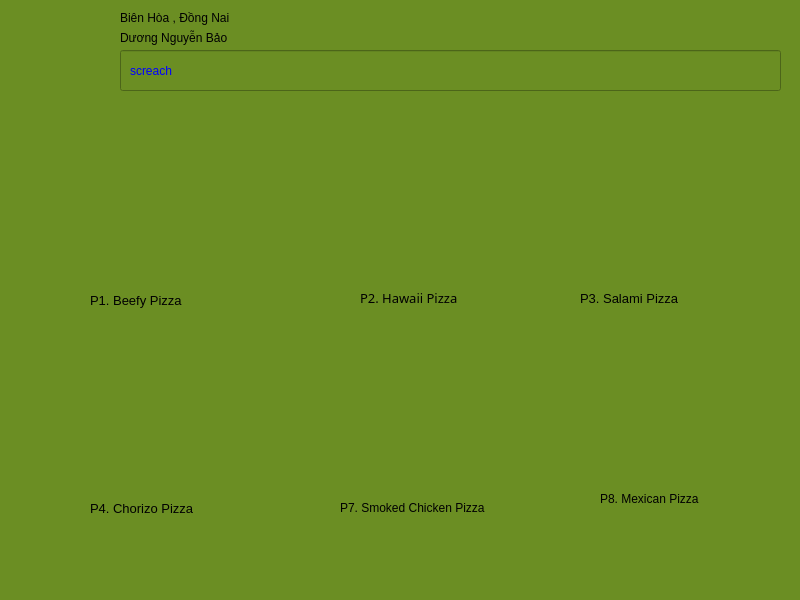
<?xml version="1.0" encoding="UTF-8"?>
<ui version="4.0">
 <class>MainWindow</class>
 <widget class="QMainWindow" name="MainWindow">
  <property name="geometry">
   <rect>
    <x>0</x>
    <y>0</y>
    <width>800</width>
    <height>600</height>
   </rect>
  </property>
  <property name="windowTitle">
   <string>MainWindow</string>
  </property>
  <property name="styleSheet">
   <string notr="true">background-color: #6B8E23</string>
  </property>
  <widget class="QWidget" name="centralwidget">
   <widget class="QLabel" name="label">
    <property name="geometry">
     <rect>
      <x>40</x>
      <y>10</y>
      <width>51</width>
      <height>31</height>
     </rect>
    </property>
    <property name="text">
     <string/>
    </property>
    <property name="pixmap">
     <pixmap>../../Downloads/people14232.jpg</pixmap>
    </property>
    <property name="scaledContents">
     <bool>true</bool>
    </property>
   </widget>
   <widget class="QLabel" name="label_3">
    <property name="geometry">
     <rect>
      <x>120</x>
      <y>10</y>
      <width>621</width>
      <height>16</height>
     </rect>
    </property>
    <property name="text">
     <string>Biên Hòa , Đồng Nai</string>
    </property>
   </widget>
   <widget class="QLabel" name="label_4">
    <property name="geometry">
     <rect>
      <x>120</x>
      <y>30</y>
      <width>331</width>
      <height>16</height>
     </rect>
    </property>
    <property name="text">
     <string>Dương Nguyễn Bảo</string>
    </property>
   </widget>
   <widget class="QLineEdit" name="lineEdit">
    <property name="geometry">
     <rect>
      <x>120</x>
      <y>50</y>
      <width>661</width>
      <height>41</height>
     </rect>
    </property>
   </widget>
   <widget class="QLabel" name="label_5">
    <property name="geometry">
     <rect>
      <x>130</x>
      <y>60</y>
      <width>47</width>
      <height>21</height>
     </rect>
    </property>
    <property name="styleSheet">
     <string notr="true">color:blue
</string>
    </property>
    <property name="text">
     <string>screach</string>
    </property>
   </widget>
   <widget class="QLabel" name="label_2">
    <property name="geometry">
     <rect>
      <x>20</x>
      <y>10</y>
      <width>81</width>
      <height>81</height>
     </rect>
    </property>
    <property name="text">
     <string/>
    </property>
    <property name="pixmap">
     <pixmap>../images/avatar.jpg</pixmap>
    </property>
    <property name="scaledContents">
     <bool>true</bool>
    </property>
   </widget>
   <widget class="QLabel" name="label_18">
    <property name="geometry">
     <rect>
      <x>600</x>
      <y>490</y>
      <width>141</width>
      <height>31</height>
     </rect>
    </property>
    <property name="text">
     <string>P8. Mexican Pizza
</string>
    </property>
   </widget>
   <widget class="QLabel" name="label_14">
    <property name="geometry">
     <rect>
      <x>320</x>
      <y>410</y>
      <width>47</width>
      <height>13</height>
     </rect>
    </property>
    <property name="text">
     <string/>
    </property>
   </widget>
   <widget class="QLabel" name="label_9">
    <property name="geometry">
     <rect>
      <x>360</x>
      <y>290</y>
      <width>131</width>
      <height>16</height>
     </rect>
    </property>
    <property name="font">
     <font>
      <family>Mongolian Baiti</family>
      <pointsize>10</pointsize>
     </font>
    </property>
    <property name="text">
     <string>P2. Hawaii Pizza</string>
    </property>
   </widget>
   <widget class="QLabel" name="label_15">
    <property name="geometry">
     <rect>
      <x>350</x>
      <y>330</y>
      <width>131</width>
      <height>151</height>
     </rect>
    </property>
    <property name="text">
     <string/>
    </property>
    <property name="pixmap">
     <pixmap>../images/pizza5.jpg</pixmap>
    </property>
    <property name="scaledContents">
     <bool>true</bool>
    </property>
   </widget>
   <widget class="QLabel" name="label_7">
    <property name="geometry">
     <rect>
      <x>90</x>
      <y>270</y>
      <width>161</width>
      <height>61</height>
     </rect>
    </property>
    <property name="font">
     <font>
      <pointsize>10</pointsize>
     </font>
    </property>
    <property name="text">
     <string>P1. Beefy Pizza</string>
    </property>
   </widget>
   <widget class="QLabel" name="label_13">
    <property name="geometry">
     <rect>
      <x>90</x>
      <y>500</y>
      <width>111</width>
      <height>16</height>
     </rect>
    </property>
    <property name="font">
     <font>
      <pointsize>10</pointsize>
     </font>
    </property>
    <property name="text">
     <string>P4. Chorizo Pizza</string>
    </property>
   </widget>
   <widget class="QLabel" name="label_17">
    <property name="geometry">
     <rect>
      <x>590</x>
      <y>340</y>
      <width>131</width>
      <height>131</height>
     </rect>
    </property>
    <property name="text">
     <string/>
    </property>
    <property name="pixmap">
     <pixmap>../images/pizza6.jpg</pixmap>
    </property>
    <property name="scaledContents">
     <bool>true</bool>
    </property>
   </widget>
   <widget class="QLabel" name="label_6">
    <property name="geometry">
     <rect>
      <x>80</x>
      <y>130</y>
      <width>151</width>
      <height>151</height>
     </rect>
    </property>
    <property name="text">
     <string/>
    </property>
    <property name="pixmap">
     <pixmap>../images/pizza1.jpg</pixmap>
    </property>
    <property name="scaledContents">
     <bool>true</bool>
    </property>
   </widget>
   <widget class="QLabel" name="label_10">
    <property name="geometry">
     <rect>
      <x>580</x>
      <y>130</y>
      <width>131</width>
      <height>141</height>
     </rect>
    </property>
    <property name="font">
     <font>
      <pointsize>10</pointsize>
     </font>
    </property>
    <property name="text">
     <string/>
    </property>
    <property name="pixmap">
     <pixmap>../images/pizza3.jpg</pixmap>
    </property>
    <property name="scaledContents">
     <bool>true</bool>
    </property>
   </widget>
   <widget class="QLabel" name="label_11">
    <property name="geometry">
     <rect>
      <x>580</x>
      <y>290</y>
      <width>151</width>
      <height>16</height>
     </rect>
    </property>
    <property name="font">
     <font>
      <pointsize>10</pointsize>
     </font>
    </property>
    <property name="text">
     <string>P3. Salami Pizza</string>
    </property>
   </widget>
   <widget class="QLabel" name="label_16">
    <property name="geometry">
     <rect>
      <x>340</x>
      <y>500</y>
      <width>231</width>
      <height>16</height>
     </rect>
    </property>
    <property name="text">
     <string>P7. Smoked Chicken Pizza</string>
    </property>
   </widget>
   <widget class="QLabel" name="label_12">
    <property name="geometry">
     <rect>
      <x>80</x>
      <y>330</y>
      <width>141</width>
      <height>151</height>
     </rect>
    </property>
    <property name="text">
     <string/>
    </property>
    <property name="pixmap">
     <pixmap>../images/pizza4.jpg</pixmap>
    </property>
    <property name="scaledContents">
     <bool>true</bool>
    </property>
   </widget>
   <widget class="QLabel" name="label_8">
    <property name="geometry">
     <rect>
      <x>350</x>
      <y>130</y>
      <width>141</width>
      <height>151</height>
     </rect>
    </property>
    <property name="text">
     <string/>
    </property>
    <property name="pixmap">
     <pixmap>../images/pizza2.jpeg</pixmap>
    </property>
    <property name="scaledContents">
     <bool>true</bool>
    </property>
   </widget>
  </widget>
  <widget class="QMenuBar" name="menubar">
   <property name="geometry">
    <rect>
     <x>0</x>
     <y>0</y>
     <width>800</width>
     <height>26</height>
    </rect>
   </property>
  </widget>
  <widget class="QStatusBar" name="statusbar"/>
 </widget>
 <resources/>
 <connections/>
</ui>
